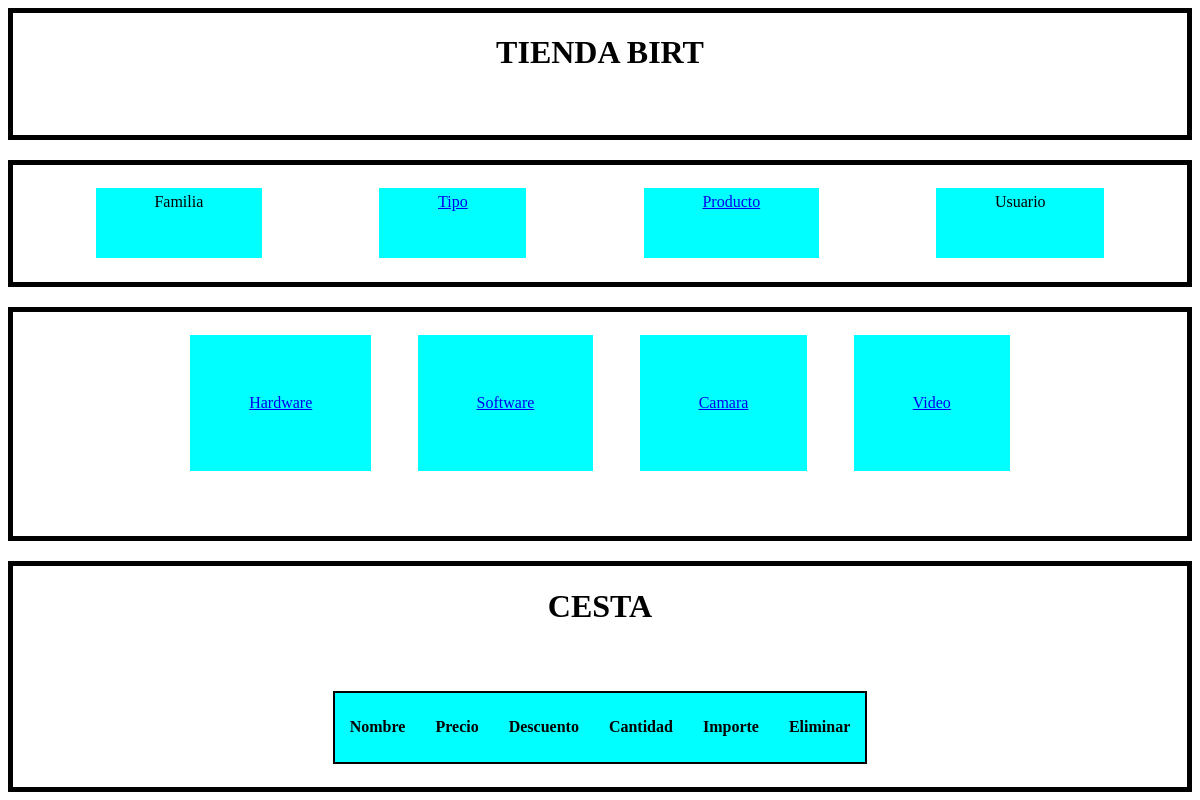
The page / on the database its author committed.
### tables this page shows
CREATE TABLE `tipo_producto` (
  `idTipo_producto` int(11) UNSIGNED NOT NULL,
  `DescTipoProd` varchar(45) NOT NULL,
  `idFamilia` int(11) UNSIGNED NOT NULL
);

### conexion.php (called while the page is built, shortened)
<?php
    class BaseDatos{
        private $conexion;
        private $user ;
        private $host;
        private $pass ;
        private $db;
        public function __construct() {
            $this->user = "root";
            $this->host = "localhost";
            $this->pass = "";
            $this->db = "ud03";
        }
        public function conectar() {
            $this->conexion = new mysqli($this->host,$this->user,$this->pass,$this->db);
            if ($this->conexion->connect_errno) {
                printf("Connect failed: %s\n", $mysqli->connect_error);
                exit();
            } else {
                return $this->conexion;
            }
        }
        public function seleccionar($query) {
            $resultado=$this->conexion->query($query);
            return $resultado;
        }
    }
?>

### index.php (the view, shortened to what this page needs)
<?php
    include ("conexion.php");
    $bd = new BaseDatos();
?>
<html>
    <head>
        <link rel="stylesheet" href="style.css"/>
    </head>
    <body>
        <div class="header">
            <h1>TIENDA BIRT</h1>
        </div>
        <div class="nav">
            <a class="botonNav">Familia</a>
            <a class="botonNav" href="index.php">Tipo</a>
            <a class="botonNav" href="fichaProductos.php">Producto</a>
            <a class="botonNav">Usuario</a>
        </div>
        <div class="content">
            <?php
                $resTipoProd = $bd->seleccionar("select * from tipo_producto");
                while ($tipoProd = $resTipoProd->fetch_assoc()) {
            ?>
                <div class="itemTipoProducto">
                    <a href=<?php echo "producto.php?idTipo=" . $tipoProd['idTipo_producto'];?>><?php echo $tipoProd['DescTipoProd'];?></a>
                </div>
            <?php }?>
        </div>
        <div class="content">
            <h1>CESTA</h1><br>
            <table class="tablaProductos">
                <tr>
                    <th>Nombre</th>
                    <th>Precio</th>
                    <th>Descuento</th>
                    <th>Cantidad</th>
                    <th>Importe</th>
                    <th>Eliminar</th>
                </tr>
            </table>
        </div>
    </body>
</html>

### style.css (style rules this page uses)
body { display: flex; flex-wrap: wrap; }
h1 { width: 100%; text-align: center; }
.header { text-align: center; border: 5px solid black; }
.content, .nav { display: flex; flex-direction: row; flex-wrap: wrap; justify-content: center; border: 5px solid black; margin-top: 20px; }
.content, .nav, .header { width: 100%; }
.botonNav { display: block; background-color: aqua; padding: 5px 5% 5px 5%; margin: 2% 5% 2% 5%; }
.itemTipoProducto { height: min-content; display: block; background-color: aqua; padding: 5%; margin: 2%; }
.tablaProductos { border: 2px solid black; border-collapse: collapse; margin: 2%; }
.tablaProductos tr { border-bottom: 2px solid black;; }
.tablaProductos th { background-color: aqua; }
.tablaProductos th, td { padding: 15px 15px; }

### rows shown on the page
tipo_producto: DescTipoProd "Hardware"
tipo_producto: DescTipoProd "Software"
tipo_producto: DescTipoProd "Camara"
tipo_producto: DescTipoProd "Video"
